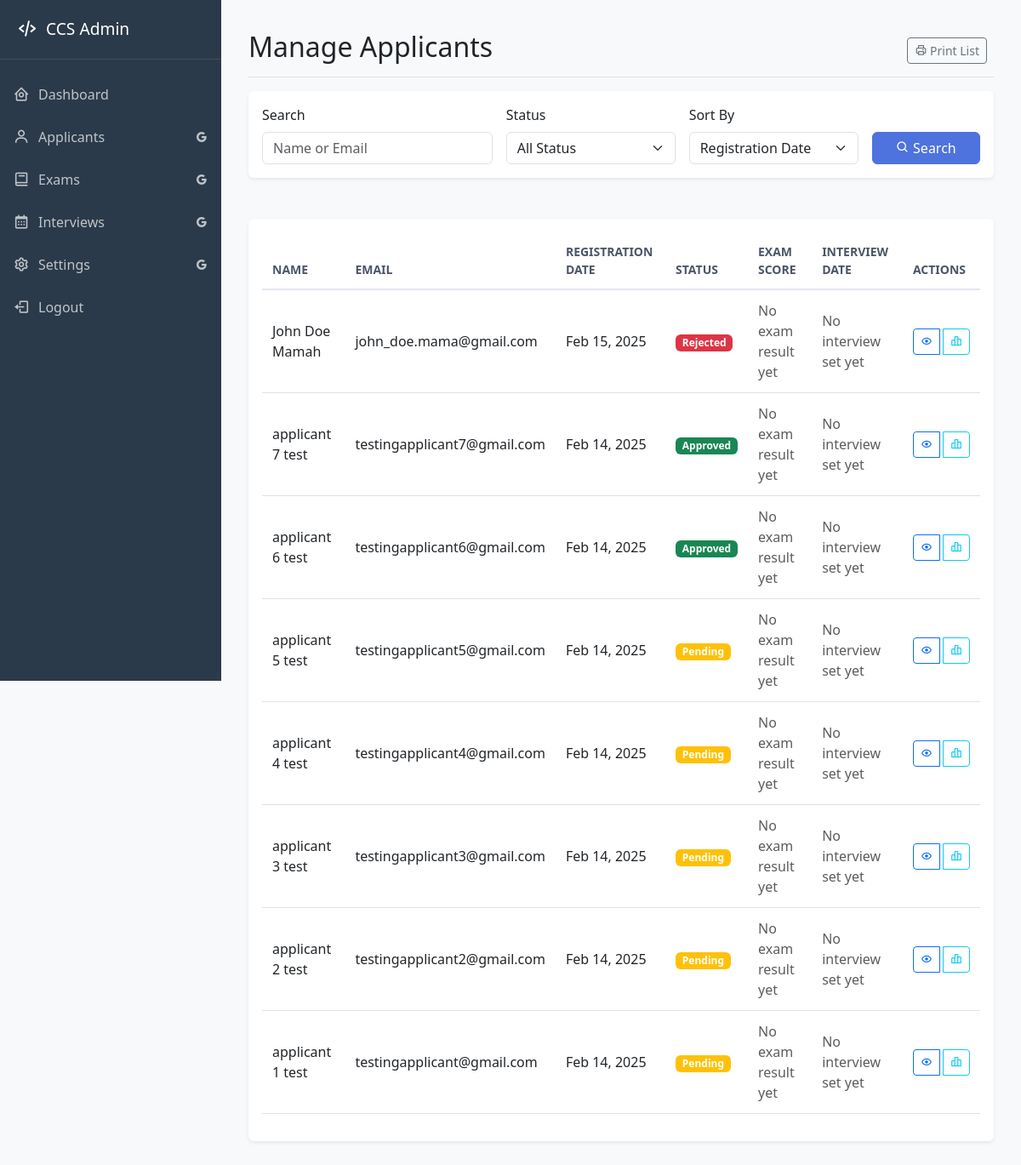
The app's page /admin/manage_applicants.php (signed in), older data.
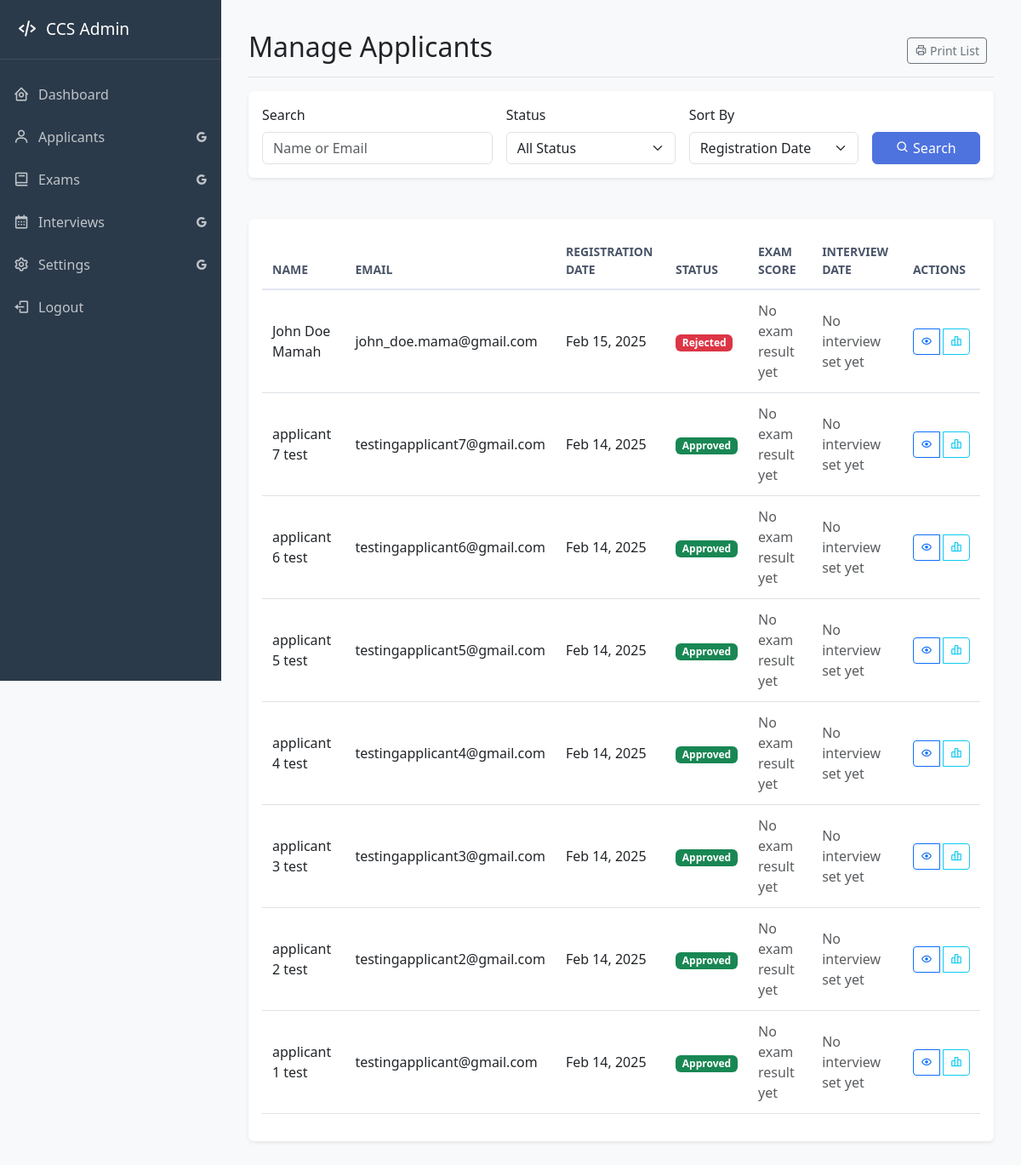
The same page, newer data.
### tables this page shows
CREATE TABLE `users` (
  `id` int(11) NOT NULL,
  `email` varchar(255) NOT NULL,
  `password` varchar(255) NOT NULL,
  `first_name` varchar(100) NOT NULL,
  `last_name` varchar(100) NOT NULL,
  `role` enum('super_admin','admin','applicant') NOT NULL,
  `status` enum('active','inactive','pending','approved','rejected') DEFAULT 'pending',
  `created_at` timestamp NOT NULL DEFAULT current_timestamp(),
  `updated_at` timestamp NOT NULL DEFAULT current_timestamp() ON UPDATE current_timestamp(),
  `updated_by` int(11) DEFAULT NULL
);

### config/database.php (called while the page is built, shortened)
<?php
class Database {
    private static $instance = null;
    private $connection;
    private function __construct() {
        try {
            $this->connection = new PDO(
                "mysql:host=localhost;dbname=ccs_screening",
                "root",
                ""
            );
            $this->connection->setAttribute(PDO::ATTR_ERRMODE, PDO::ERRMODE_EXCEPTION);
            $this->connection->setAttribute(PDO::ATTR_DEFAULT_FETCH_MODE, PDO::FETCH_ASSOC);
        } catch(PDOException $e) {
            die("Connection failed: " . $e->getMessage());
        }
    }
    public static function getInstance() {
        if (self::$instance === null) {
            self::$instance = new self();
        }
        return self::$instance;
    }
    public function prepare($sql) {
        return $this->connection->prepare($sql);
    }
}
?>

### admin/manage_applicants.php (the view, shortened to what the changed rows need)
<?php
require_once '../config/database.php';
require_once './includes/admin_layout.php';
$db = Database::getInstance();
$sort = isset($_GET['sort']) ? trim($_GET['sort']) : 'created_at';
$order = isset($_GET['order']) ? trim($_GET['order']) : 'DESC';
$params = [];
$query = "SELECT u.id, u.role, u.status, u.created_at,
       u.email,  -- 📌 Email comes from users
       a.first_name, a.last_name,  -- 📌 Name comes from applicants
       e.score AS exam_score,
       e.status AS exam_status,
       i.latest_schedule AS interview_schedule,
       i.status AS interview_status
FROM users u
JOIN applicants a ON u.id = a.user_id  -- ✅ Fetch names from applicants
LEFT JOIN (
    SELECT applicant_id, MAX(score) AS score, status
    FROM exam_results
    GROUP BY applicant_id
) e ON a.id = e.applicant_id
LEFT JOIN (
    SELECT applicant_id, MAX(schedule_date) AS latest_schedule, status
    FROM interview_schedules
    GROUP BY applicant_id
) i ON a.id = i.applicant_id
";
$whereClauses = ["u.role = 'applicant'"];
$query .= " WHERE " . implode(" AND ", $whereClauses);
$sortField = match($sort) {
    'last_name' => 'u.last_name',
    'status' => 'u.status',
    'exam_score' => 'e.score',
    'interview_date' => 'i.latest_schedule',
    default => 'u.created_at'
};
$query .= " ORDER BY " . ($sortField ?? 'u.created_at') . " " . ($order ?? 'DESC');
try {
    $stmt = $db->prepare($query);
$stmt->execute($params);
$applicants = $stmt->fetchAll();
} catch (Exception $e) {
    error_log("Error fetching applicants: " . $e->getMessage());
    $error = "An error occurred while fetching applicants.";
}
?>
<div class="container-fluid">
    <div class="d-flex justify-content-between flex-wrap flex-md-nowrap align-items-center pt-3 pb-2 mb-3 border-bottom">
        <h1 class="h2">Manage Applicants</h1>
    </div>
    <div class="card">
        <div class="card-body">
            <div class="table-responsive">
                <table class="table table-hover">
                    <thead>
                        <tr>
                            <th>Name</th>
                            <th>Email</th>
                            <th>Registration Date</th>
                            <th>Status</th>
                            <th>Exam Score</th>
                            <th>Interview Date</th>
                            <th>Actions</th>
                        </tr>
                    </thead>
                    <tbody>
                        <?php if (!empty($applicants)): ?>
                            <?php foreach ($applicants as $applicant): ?>
                                <tr>
                                    <td>
                                        <?php echo htmlspecialchars($applicant['first_name'] . ' ' . $applicant['last_name']); ?>
                                    </td>
                                    <td><?php echo htmlspecialchars($applicant['email']); ?></td>
                                    <td><?php echo date('M d, Y', strtotime($applicant['created_at'])); ?></td>
                                    <td>
                                        <span class="badge bg-<?php
                                            echo $applicant['status'] === 'approved' ? 'success' :
                                                ($applicant['status'] === 'rejected' ? 'danger' : 'warning');
                                        ?>">
                                            <?php echo ucfirst($applicant['status']); ?>
                                        </span>
                                    </td>
                                    <td>
    <?php echo !empty($applicant['exam_score']) ?
        $applicant['exam_score'] . '%' : '<span class="text-muted">No exam result yet</span>'; ?>
</td>
                                    <td>
    <?php echo !empty($applicant['interview_schedule']) ?
        date('M d, Y', strtotime($applicant['interview_schedule'])) : '<span class="text-muted">No interview set yet</span>'; ?>
</td>
                                    <td>
                                        <div class="btn-group">
                                            <a href="view_applicant.php?id=<?php echo $applicant['id']; ?>"
                                               class="btn btn-sm btn-outline-primary" title="View Details">
                                                <i class="bx bx-show"></i>
                                            </a>
                                            <a href="applicant_results.php?id=<?php echo $applicant['id']; ?>"
                                               class="btn btn-sm btn-outline-info" title="View Results">
                                                <i class="bx bx-bar-chart-alt-2"></i>
                                            </a>
                                        </div>
                                    </td>
                                </tr>
                            <?php endforeach; ?>
                        <?php else: ?>
                            <tr>
                                <td colspan="7" class="text-center">No applicants found</td>
                            </tr>
                        <?php endif; ?>
                    </tbody>
                </table>
            </div>
        </div>
    </div>
</div>

Row changes from the older to the newer data that the page shows:
changed users "testingapplicant5@gmail.com": status "Pending" → "Approved"
changed users "testingapplicant4@gmail.com": status "Pending" → "Approved"
changed users "testingapplicant3@gmail.com": status "Pending" → "Approved"
changed users "testingapplicant2@gmail.com": status "Pending" → "Approved"
changed users "testingapplicant@gmail.com": status "Pending" → "Approved"
